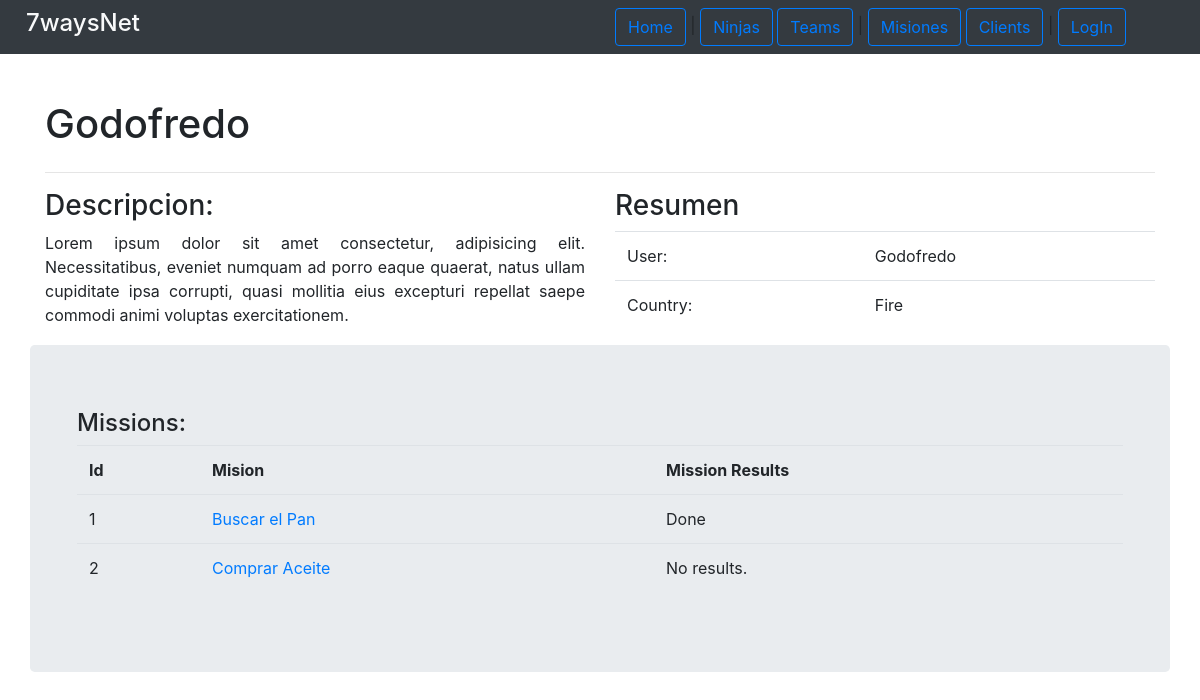
The app's page /missions/client/1, older data.
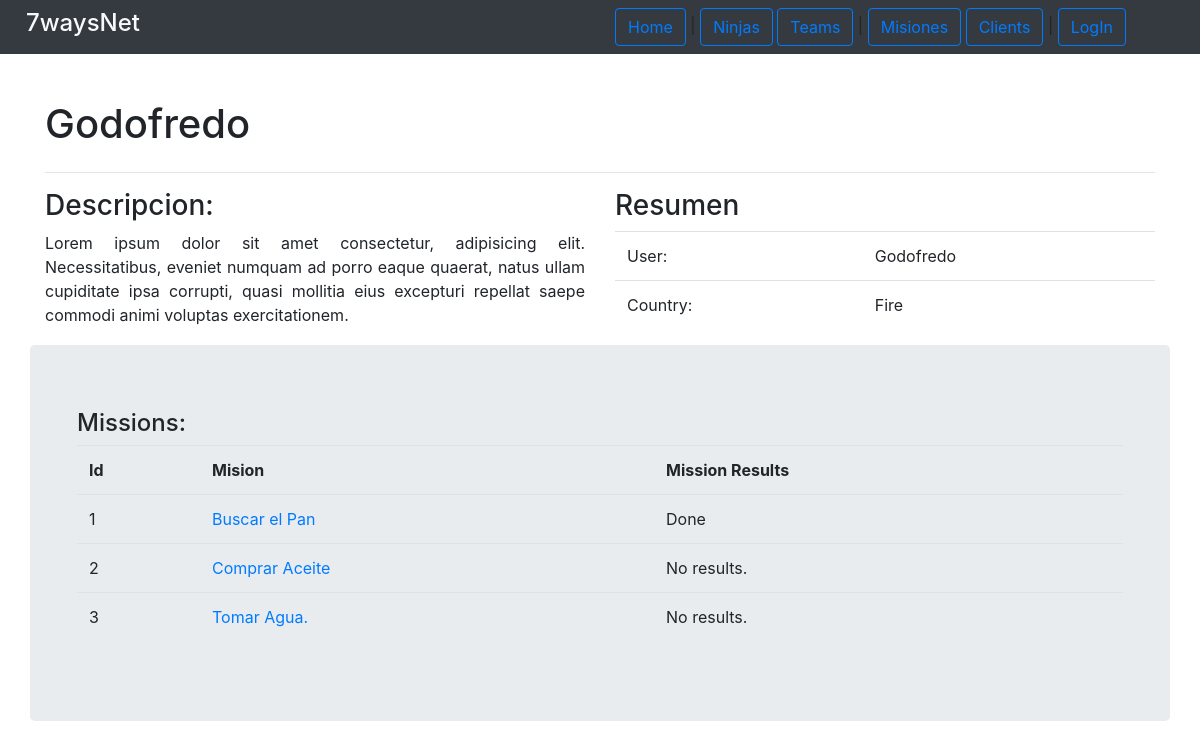
The same page, newer data.
### missions/models.py (models this page shows, shortened)
class Mission(models.Model):
    name = models.CharField(max_length=200)
    description = models.TextField()
    rank = models.CharField(max_length=10)
    reward = models.IntegerField()
    available = models.BooleanField(default=True)
    client = models.ForeignKey(Client, on_delete=models.CASCADE)
    team = models.ForeignKey(Team, on_delete=models.CASCADE, default=None, blank=True,null=True)
    inventory = models.OneToOneField(Inventory, on_delete=models.CASCADE, default=None, null=True, blank=True)
    leader = models.ForeignKey(JouninNinja, on_delete=models.CASCADE, default=None, blank=True,null=True)
    def missionResults(self):
        return MissionResult.objects.get(mission_id=self.pk)

class MissionResult(models.Model):
    result = models.CharField(max_length=200)
    begin_date = models.DateField()
    end_date = models.DateField()
    mission = models.ForeignKey(Mission, on_delete=models.CASCADE)

### missions/views.py (the view)
# urls.py: path('client/<int:pk>', views.ClientProfileView.as_view() , name='profile'),
class ClientProfileView(generic.DetailView):
    model = Client
    template_name = "missions/profile.html"

### missions/models.py (called while the page is built)
    def missions(self):
        return Mission.objects.filter(client_id=self.pk )

### missions/templates/missions/profile.html (shortened to what this page needs)
{% extends 'base.html' %}
{% block header %}
<div class="page-header">
    <h1 class="display-5">
        {{client.name}}
    </h1>
</div>
{% endblock %}
{% block content %}
<div class="row" >
    <div class="col-md-6">
        <h3>Descripcion: </h3>
        <p class="text-justify">Lorem ipsum dolor sit amet consectetur, adipisicing elit. Necessitatibus, eveniet numquam ad porro eaque quaerat, natus ullam cupiditate ipsa corrupti, quasi mollitia eius excepturi repellat saepe commodi animi voluptas exercitationem.</p>
    </div>
    <div class="col-md-6">
        <h3>Resumen</h3>
        <table class="table">
            <tr>
                <td>User: </td> <td>{{ client.user }}</td>
            </tr>
            <tr>
                <td> Country: </td> <td>{{client.country}}</td>
            </tr>
        </table>
    </div>
</div>
    <div class="row jumbotron">
        <div class="col-md-12">
            {% if client.missions %}
            <h4>Missions:</h4>
            <table class="table">
                <tr>
                    <th>Id</th> <th>Mision</th> <th>Mission Results</th>
                </tr>
                {% for m in client.missions %}
                    <tr>
                        <td>{{m.pk}}</td> <td> <a href="{% url 'missions:mission_details' m.pk %}"> {{m.name}}</a> </td>
                        <td>
                            {% if m.missionResults %}
                                {{m.missionResults.result}}
                            {% else %}
                                No results.
                            {% endif %}
                        </td>
                    </tr>
                {% endfor %}
                </table>
                {% else %}
                <div class="text-center">
                    <p class="lead">
                        There is no info about missions.
                    </p>
                </div>
                {% endif %}
            </div>
        </div>
{% endblock %}

Row changes from the older to the newer data that the page shows:
added Mission: pk "3", name "Tomar Agua.", shows "No results."
